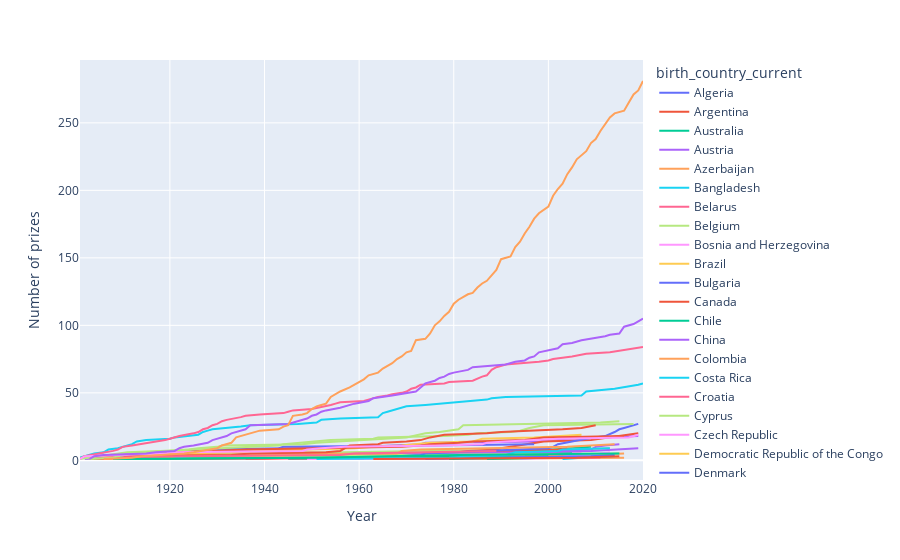

Notebook cell for this chart:
### Code cell
l_chart=px.line(cumulative_prizes,x="year",y="prize",color="birth_country_current",hover_name="birth_country_current")
l_chart.update_layout(xaxis_title="Year",yaxis_title="Number of prizes")
l_chart.show()
